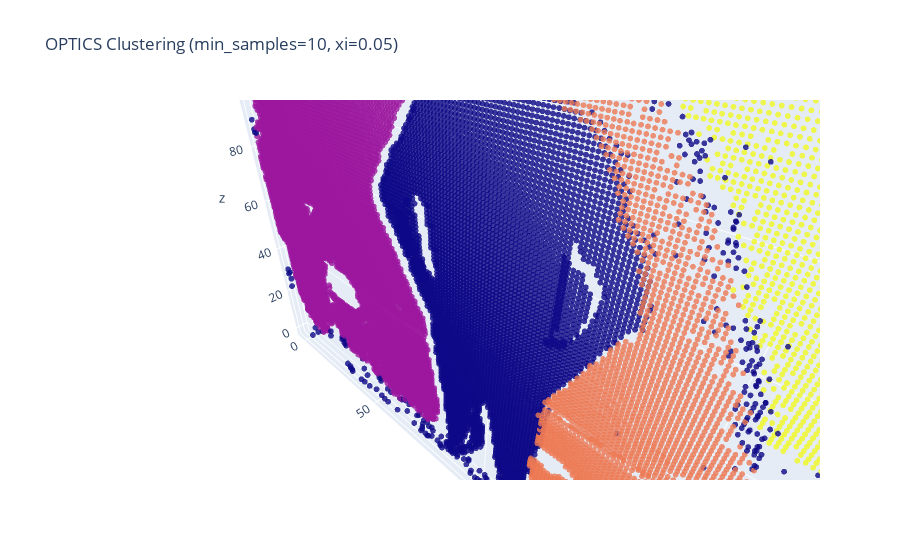

Notebook source saved alongside this figure:
### Code cell
from sklearn.cluster import OPTICS

# Parámetros de OPTICS
min_samples = 10     
xi = 0.05            # Umbral de clusterización
min_cluster_size = 0.05  # Proporción del total o número absoluto

# Aplica OPTICS
optics = OPTICS(min_samples=min_samples, xi=xi, min_cluster_size=min_cluster_size)
labels = optics.fit_predict(points)

# Número de clusters detectados (excluyendo ruido)
n_clusters = len(set(labels)) - (1 if -1 in labels else 0)
print(f'Número de clusters detectados por OPTICS: {n_clusters}')

# Visualización
scatter = go.Scatter3d(
    x=points[:, 0], y=points[:, 1], z=points[:, 2],
    mode='markers',
    marker=dict(
        size=2,
        color=labels,
        colorscale='Plasma',
        opacity=0.8
    )
)

layout = go.Layout(
    title=f'OPTICS Clustering (min_samples={min_samples}, xi={xi})',
    scene=dict(aspectmode='data')
)
fig = go.Figure(data=[scatter], layout=layout)
fig.show()

### Figure 1 — Plotly figure (JSON) as saved in the notebook; plotly's stock layout.template omitted (floating-point values rounded to 4 significant figures; data arrays with more than 128 entries replaced by an {"elided": "..."} marker saying what was removed)
{"data": [{"marker": {"color": {"elided": "18994 int values"}, "colorscale": [[0, "#0d0887"], [0.1111, "#46039f"], [0.2222, "#7201a8"], [0.3333, "#9c179e"], [0.4444, "#bd3786"], [0.5556, "#d8576b"], [0.6667, "#ed7953"], [0.7778, "#fb9f3a"], [0.8889, "#fdca26"], [1, "#f0f921"]], "opacity": 0.8, "size": 2}, "mode": "markers", "type": "scatter3d", "x": {"elided": "18994 float values"}, "y": {"elided": "18994 float values"}, "z": {"elided": "18994 float values"}}], "layout": {"scene": {"aspectmode": "data"}, "title": {"text": "OPTICS Clustering (min_samples=10, xi=0.05)"}}}
